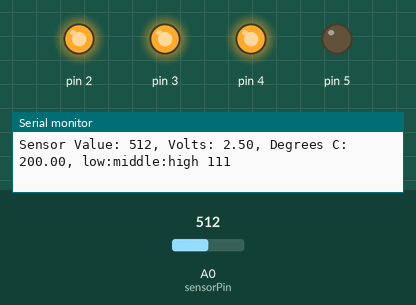
Bench run of a sketch on a simulated Arduino Uno, built with avr-gcc and run on an emulated ATmega328P. Parts: output pins drawn as LEDs (lit = HIGH), the last lines printed to the serial monitor. The test bench sets the inputs (shaded band); at power-on: A0 (sensorPin) = 512.

Above: at 1.2 s.
1.3 s: A0 (sensorPin) set to 170
2.8 s: A0 (sensorPin) set to 157
At 3.8 s:
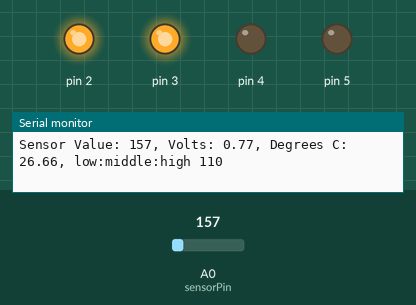
4.4 s: A0 (sensorPin) set to 122
At 5.7 s:
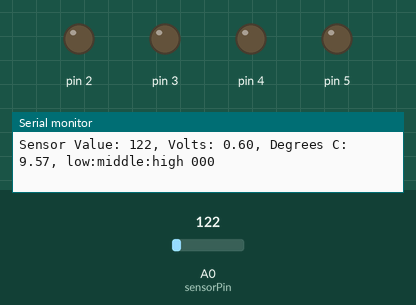
6.0 s: A0 (sensorPin) set to 306
At 7.2 s:
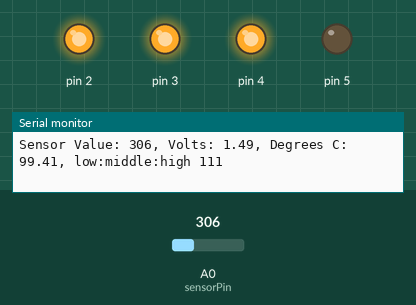
Timing chart, 0 to 8.6 s (numbered marks = the images above; inputs shaded):
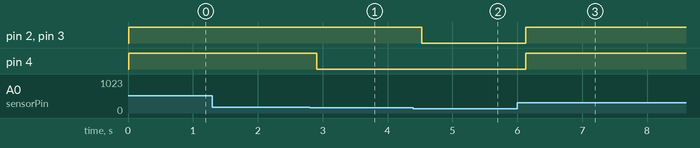

The sketch:

proj03.ino
```cpp
const int sensorPin = A0;
const float baselineTemp = 23.0;

void setup() {
Serial.begin(9600);
for(int pinNumber=2; pinNumber<=5; pinNumber++) {
  pinMode(pinNumber, OUTPUT);
  digitalWrite(pinNumber, LOW);
  }
}

void loop() {
int sensorVal = analogRead(sensorPin);
Serial.print("Sensor Value: ");
Serial.print(sensorVal);

// convert the ADC reading value to voltage
float voltage = 5.0 * sensorVal/1024;
Serial.print(", Volts: ");
Serial.print(voltage);

// convert the voltage to temperatures in degrees
Serial.print(", Degrees C: ");
float temperature = (voltage - 0.5)*100;
Serial.print(temperature);

Serial.print(", low:middle:high ");
Serial.print(digitalRead(2));
Serial.print(digitalRead(3));
Serial.println(digitalRead(4));

if (temperature < baselineTemp) {
  digitalWrite(2,LOW);
  digitalWrite(3,LOW);
  digitalWrite(4,LOW);
  } else if (temperature >= baselineTemp && temperature < baselineTemp+2) {
      digitalWrite(2,HIGH);
      digitalWrite(3,LOW);
      digitalWrite(4,LOW);
  } else if (temperature >= baselineTemp+2 && temperature < baselineTemp+4) {
      digitalWrite(2,HIGH);
      digitalWrite(3,HIGH);
      digitalWrite(4,LOW);
  } else if (temperature >= baselineTemp+4) {
      digitalWrite(2,HIGH);
      digitalWrite(3,HIGH);
      digitalWrite(4,HIGH);
  }
  delay(1);
}
```

Measured:
- the behaviour switches between 158 and 157 on A0 (sensorPin) (found by bisection; images 0 and 1)
- after the input at 2.8 s, pin 4: HIGH → LOW after 0.11 s
- after the input at 4.4 s, pin 2, pin 3: HIGH → LOW after 0.13 s
- after the input at 6.0 s, pin 2–4: LOW → HIGH after 0.13 s
